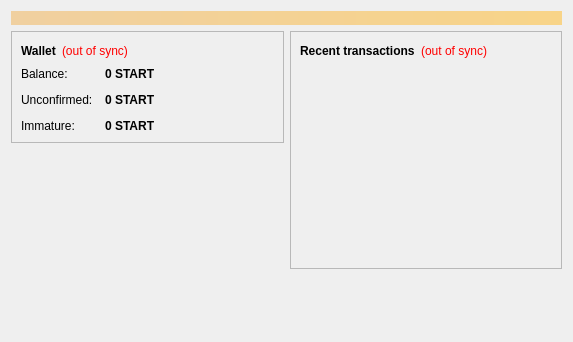
<?xml version="1.0" encoding="UTF-8"?>
<ui version="4.0">
 <class>OverviewPage</class>
 <widget class="QWidget" name="OverviewPage">
  <property name="geometry">
   <rect>
    <x>0</x>
    <y>0</y>
    <width>573</width>
    <height>342</height>
   </rect>
  </property>
  <property name="windowTitle">
   <string>Form</string>
  </property>
  <layout class="QVBoxLayout" name="topLayout">
   <item>
    <widget class="QLabel" name="labelAlerts">
     <property name="visible">
      <bool>false</bool>
     </property>
     <property name="styleSheet">
      <string notr="true">background-color: qlineargradient(x1: 0, y1: 0, x2: 1, y2: 0, stop:0 #F0D0A0, stop:1 #F8D488); color:#000000;</string>
     </property>
     <property name="wordWrap">
      <bool>true</bool>
     </property>
     <property name="margin">
      <number>3</number>
     </property>
    </widget>
   </item>
   <item>
    <layout class="QHBoxLayout" name="horizontalLayout" stretch="1,1">
     <item>
      <layout class="QVBoxLayout" name="verticalLayout_2">
       <item>
        <widget class="QFrame" name="frame">
         <property name="frameShape">
          <enum>QFrame::StyledPanel</enum>
         </property>
         <property name="frameShadow">
          <enum>QFrame::Raised</enum>
         </property>
         <layout class="QVBoxLayout" name="verticalLayout_4">
          <item>
           <layout class="QHBoxLayout" name="horizontalLayout_4">
            <item>
             <widget class="QLabel" name="label_5">
              <property name="font">
               <font>
                <weight>75</weight>
                <bold>true</bold>
               </font>
              </property>
              <property name="text">
               <string>Wallet</string>
              </property>
             </widget>
            </item>
            <item>
             <widget class="QLabel" name="labelWalletStatus">
              <property name="toolTip">
               <string>The displayed information may be out of date. Your wallet automatically synchronizes with the StartCOIN network after a connection is established, but this process has not completed yet.</string>
              </property>
              <property name="styleSheet">
               <string notr="true">QLabel { color: red; }</string>
              </property>
              <property name="text">
               <string notr="true">(out of sync)</string>
              </property>
              <property name="alignment">
               <set>Qt::AlignLeading|Qt::AlignLeft|Qt::AlignVCenter</set>
              </property>
             </widget>
            </item>
            <item>
             <spacer name="horizontalSpacer_2">
              <property name="orientation">
               <enum>Qt::Horizontal</enum>
              </property>
              <property name="sizeHint" stdset="0">
               <size>
                <width>40</width>
                <height>20</height>
               </size>
              </property>
             </spacer>
            </item>
           </layout>
          </item>
          <item>
           <layout class="QFormLayout" name="formLayout_2">
            <property name="fieldGrowthPolicy">
             <enum>QFormLayout::AllNonFixedFieldsGrow</enum>
            </property>
            <property name="horizontalSpacing">
             <number>12</number>
            </property>
            <property name="verticalSpacing">
             <number>12</number>
            </property>
            <item row="0" column="0">
             <widget class="QLabel" name="label">
              <property name="text">
               <string>Balance:</string>
              </property>
             </widget>
            </item>
            <item row="0" column="1">
             <widget class="QLabel" name="labelBalance">
              <property name="font">
               <font>
                <weight>75</weight>
                <bold>true</bold>
               </font>
              </property>
              <property name="cursor">
               <cursorShape>IBeamCursor</cursorShape>
              </property>
              <property name="toolTip">
               <string>Your current balance</string>
              </property>
              <property name="text">
               <string notr="true">0 START</string>
              </property>
              <property name="textInteractionFlags">
               <set>Qt::LinksAccessibleByMouse|Qt::TextSelectableByKeyboard|Qt::TextSelectableByMouse</set>
              </property>
             </widget>
            </item>
            <item row="1" column="0">
             <widget class="QLabel" name="label_3">
              <property name="text">
               <string>Unconfirmed:</string>
              </property>
             </widget>
            </item>
            <item row="1" column="1">
             <widget class="QLabel" name="labelUnconfirmed">
              <property name="font">
               <font>
                <weight>75</weight>
                <bold>true</bold>
               </font>
              </property>
              <property name="cursor">
               <cursorShape>IBeamCursor</cursorShape>
              </property>
              <property name="toolTip">
               <string>Total of transactions that have yet to be confirmed, and do not yet count toward the current balance</string>
              </property>
              <property name="text">
               <string notr="true">0 START</string>
              </property>
              <property name="textInteractionFlags">
               <set>Qt::LinksAccessibleByMouse|Qt::TextSelectableByKeyboard|Qt::TextSelectableByMouse</set>
              </property>
             </widget>
            </item>
            <item row="2" column="0">
             <widget class="QLabel" name="labelImmatureText">
              <property name="text">
               <string>Immature:</string>
              </property>
             </widget>
            </item>
            <item row="2" column="1">
             <widget class="QLabel" name="labelImmature">
              <property name="font">
               <font>
                <weight>75</weight>
                <bold>true</bold>
               </font>
              </property>
              <property name="toolTip">
               <string>Mined balance that has not yet matured</string>
              </property>
              <property name="text">
               <string notr="true">0 START</string>
              </property>
              <property name="textInteractionFlags">
               <set>Qt::LinksAccessibleByMouse|Qt::TextSelectableByKeyboard|Qt::TextSelectableByMouse</set>
              </property>
             </widget>
            </item>
           </layout>
          </item>
         </layout>
        </widget>
       </item>
       <item>
        <spacer name="verticalSpacer">
         <property name="orientation">
          <enum>Qt::Vertical</enum>
         </property>
         <property name="sizeHint" stdset="0">
          <size>
           <width>20</width>
           <height>40</height>
          </size>
         </property>
        </spacer>
       </item>
      </layout>
     </item>
     <item>
      <layout class="QVBoxLayout" name="verticalLayout_3">
       <item>
        <widget class="QFrame" name="frame_2">
         <property name="frameShape">
          <enum>QFrame::StyledPanel</enum>
         </property>
         <property name="frameShadow">
          <enum>QFrame::Raised</enum>
         </property>
         <layout class="QVBoxLayout" name="verticalLayout">
          <item>
           <layout class="QHBoxLayout" name="horizontalLayout_2">
            <item>
             <widget class="QLabel" name="label_4">
              <property name="text">
               <string>&lt;b&gt;Recent transactions&lt;/b&gt;</string>
              </property>
             </widget>
            </item>
            <item>
             <widget class="QLabel" name="labelTransactionsStatus">
              <property name="toolTip">
               <string>The displayed information may be out of date. Your wallet automatically synchronizes with the StartCOIN network after a connection is established, but this process has not completed yet.</string>
              </property>
              <property name="styleSheet">
               <string notr="true">QLabel { color: red; }</string>
              </property>
              <property name="text">
               <string notr="true">(out of sync)</string>
              </property>
              <property name="alignment">
               <set>Qt::AlignRight|Qt::AlignTrailing|Qt::AlignVCenter</set>
              </property>
             </widget>
            </item>
            <item>
             <spacer name="horizontalSpacer">
              <property name="orientation">
               <enum>Qt::Horizontal</enum>
              </property>
              <property name="sizeHint" stdset="0">
               <size>
                <width>40</width>
                <height>20</height>
               </size>
              </property>
             </spacer>
            </item>
           </layout>
          </item>
          <item>
           <widget class="QListView" name="listTransactions">
            <property name="styleSheet">
             <string notr="true">QListView { background: transparent; }</string>
            </property>
            <property name="frameShape">
             <enum>QFrame::NoFrame</enum>
            </property>
            <property name="verticalScrollBarPolicy">
             <enum>Qt::ScrollBarAlwaysOff</enum>
            </property>
            <property name="horizontalScrollBarPolicy">
             <enum>Qt::ScrollBarAlwaysOff</enum>
            </property>
            <property name="selectionMode">
             <enum>QAbstractItemView::NoSelection</enum>
            </property>
           </widget>
          </item>
         </layout>
        </widget>
       </item>
       <item>
        <spacer name="verticalSpacer_2">
         <property name="orientation">
          <enum>Qt::Vertical</enum>
         </property>
         <property name="sizeHint" stdset="0">
          <size>
           <width>20</width>
           <height>40</height>
          </size>
         </property>
        </spacer>
       </item>
      </layout>
     </item>
    </layout>
   </item>
  </layout>
 </widget>
 <resources/>
 <connections/>
</ui>
